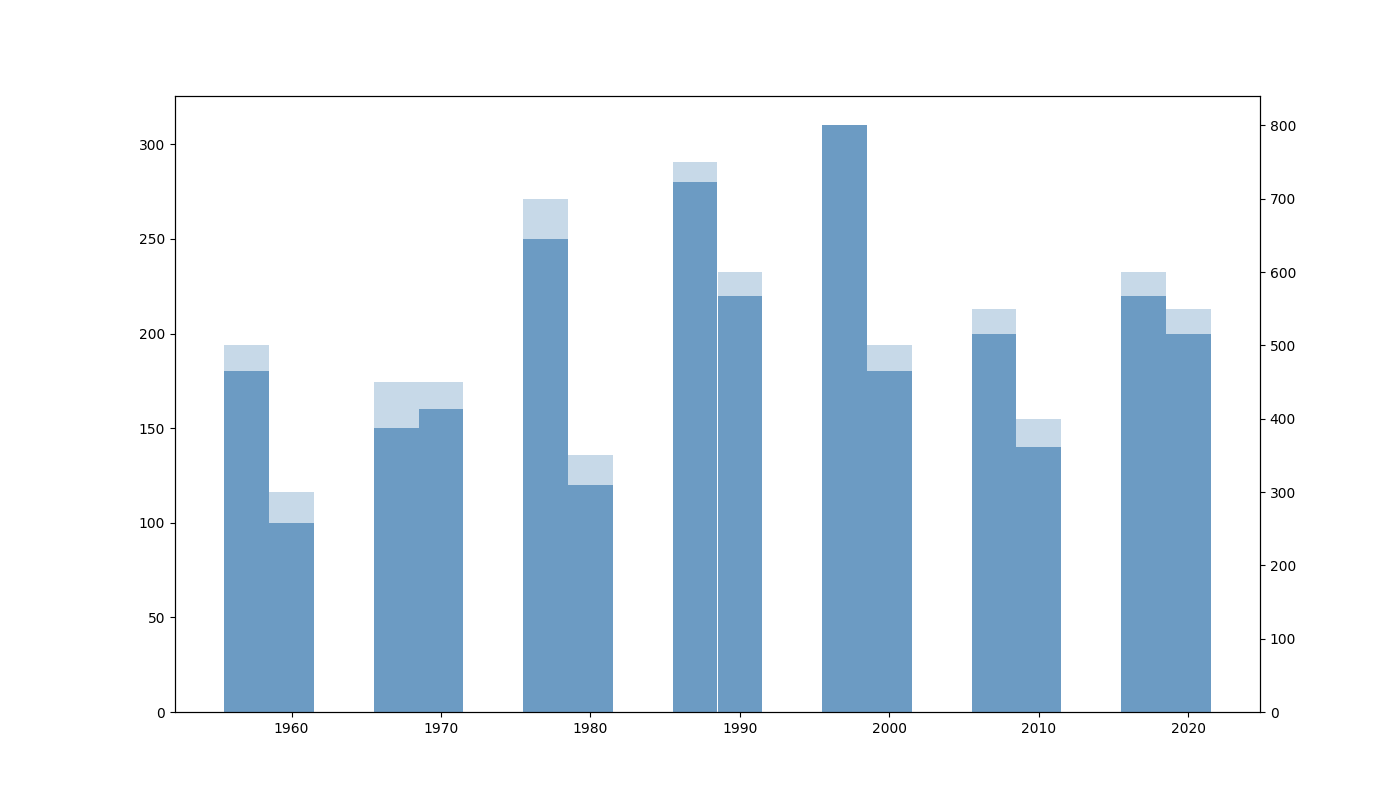

The script that drew this image:
import matplotlib.pyplot as plt
import numpy as np

decades = np.arange(1960, 2021, 10)
fiction_books = [180, 150, 250, 280, 310, 200, 220]
non_fiction_books = [100, 160, 120, 220, 180, 140, 200]

fiction_revenue = [500, 450, 700, 750, 800, 550, 600]
non_fiction_revenue = [300, 450, 350, 600, 500, 400, 550]

sorted_indices_fiction_books = np.argsort(fiction_books)
sorted_decades_fiction_books = decades[sorted_indices_fiction_books]
sorted_fiction_books = np.array(fiction_books)[sorted_indices_fiction_books]
sorted_fiction_revenue = np.array(fiction_revenue)[sorted_indices_fiction_books]

sorted_indices_non_fiction_books = np.argsort(non_fiction_books)
sorted_decades_non_fiction_books = decades[sorted_indices_non_fiction_books]
sorted_non_fiction_books = np.array(non_fiction_books)[sorted_indices_non_fiction_books]
sorted_non_fiction_revenue = np.array(non_fiction_revenue)[sorted_indices_non_fiction_books]

fig, ax1 = plt.subplots(figsize=(14, 8))

bar_width = 3
consistent_color = '#4682b4'

ax1.bar(sorted_decades_fiction_books - bar_width, sorted_fiction_books, width=bar_width, color=consistent_color, alpha=0.7)
ax1.bar(sorted_decades_non_fiction_books, sorted_non_fiction_books, width=bar_width, color=consistent_color, alpha=0.7)

ax2 = ax1.twinx()
ax2.bar(sorted_decades_fiction_books - bar_width, sorted_fiction_revenue, width=bar_width, color=consistent_color, alpha=0.3)
ax2.bar(sorted_decades_non_fiction_books, sorted_non_fiction_revenue, width=bar_width, color=consistent_color, alpha=0.3)

plt.show()
